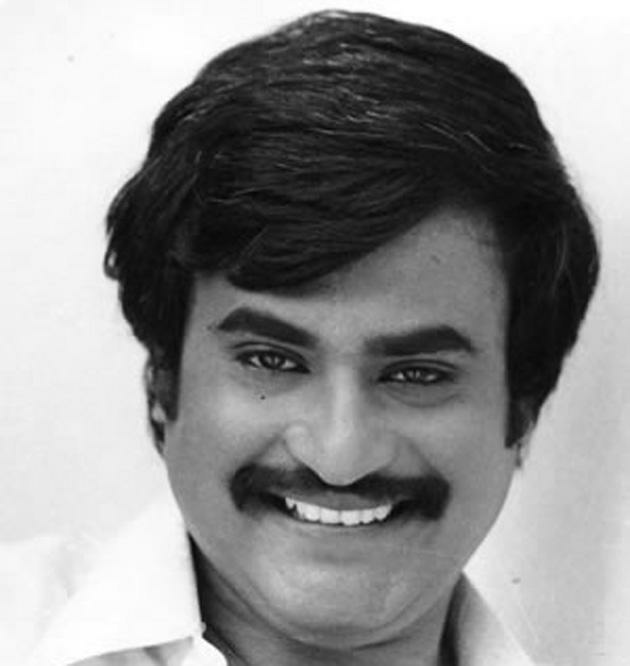
#> input picture robotics_source/motion_planning/ARTPARK-lablet/python_notebooks/python_basics1/misc/rajnikant.png, 630 x 666 px
$ jupyter execute Numpy_Examples.ipynb   (shell and % lines are left out)
#> lines starting #> are read from the running program, lines starting #| are printed output that depends on the picture
## **Numerical Python**

Numpy is one of the important packages for numerical computation designed for efficiency to work on large data sets. In this workbook we shall explore its features through some examples

#### 1. Intializing Matrices

A n-dimensional arrays are the most frequently used objects in machine learning. Numpy is tailor-made to perform efficient operations on such arrays.

[cell 1]
# Create vector
import numpy as np
mat = np.array([1, 2, 3, 4, 5, 6])

[cell 2]
mat.shape

[cell 3]
mat = np.array([[1,2,3],
                [2,4,6]])

[cell 4]
mat.shape

**In-class exercise**. Create a 5x4 numpy array where the ith row and jth col has the entry i+j.

[cell 5]
t=np.ones((5,4))
s=np.array([1,2,3,4])*t
s

#### 2. Matrix generation

[cell 6]
#Identity matrix
np.identity(3)

[cell 7]
#ones matrix
ones_m=np.ones([3,2]) #feed a tuple/list to get multidimension matrix
print(ones_m,"\nShape:",ones_m.shape)

[cell 8]
#transpose
ones_transpose = ones_m.T
print(ones_transpose,"\nShape:",ones_transpose.shape)

[cell 9]
#reshape
ones_reshape = ones_m.reshape(1,6)
print(ones_reshape,"Shape:",ones_reshape.shape)

[cell 10]
#zeros matrix
np.zeros((3,4))

#### 2. Indexing

[cell 11]
# Create an array of grand slam information
Players = ['Roger Federer', 'Margaret Court', 'Rafael Nadal', 'Serena Williams', 'Pete Sampras', 'Steffi Graf', 'Novak Djokovic']
Titles = [20, 24,17, 23,15, 22,14]
Finals = [30, 29,25, 29,24,31, 19]

[cell 12]
grand_slam = np.array([Players,Titles,Finals])

[cell 13]
grand_slam[0:2,0:1]

**In-class exercise**. Notice that the names of men and women alternate. Index the matrix in such a way that only the info for men is printed.

[cell 14]
grand_slam[:,::2]

####  3. Dice rolling simulation

Simulate the process of rolling a 6 faced die 10 times and find the probability of getting a number that is divisible by 3.

[cell 15]
import numpy as np #Import the python package
trials = 10
draws = np.random.randint(1,7,trials) # Generate 10 random integers in the range 1-6
even_number_probability = draws[draws%2==0] #filter the array for even numbers
print(even_number_probability.size/trials)

**In-class exercise**. Solve the problem from the selection test using simulation: Two six-faced dice are rolled. Find the probability that their faces sum to 4.

[cell 16]
import numpy as np #Import the python package
trials = 1000
draws = np.random.randint(1,7,(2,trials)) # Generate 10 random integers in the range 1-6
even_number_probability = sum(draws.sum(axis=0)==4)#filter the array for even numbers
print(even_number_probability/trials)

[cell 17]
even_number_probability

#### 4. Reading CSV files: Economic factors

Consider the following sample data on a quarterly basis on Indian economy sampled from RBI database containing Gross Value added, Forex, Borrowings for the period 2016 - Q1 2018.
Find the correlation among different indicators.

[cell 18]
import numpy as np

f=open('./misc/economy_data.csv')
#> (reads robotics_source/motion_planning/ARTPARK-lablet/python_notebooks/python_basics1/misc/economy_data.csv from the repository)
data = f.read().split('\n')
for content in data[:-1]:
    print("{0:>9s}  {1:9s} {2:7s} {3:10s} {4:4s}".format(*(content.split(','))))

[cell 19]
#read data into numpy array
#skip the header and 1st column
data_np = np.genfromtxt('./misc/economy_data.csv',delimiter=",",skip_header=1,usecols=[1,2,3,4],dtype="float32") #
print("Data shape:",data_np.shape, ", Data size:",data_np.size, ", Data type:",data_np.dtype)

[cell 20]
gva = data_np[:,0] #select all rows from 1st column
forex = data_np[:,1]
borrowing = data_np[:,2]
cpi = data_np[:,3]
print("Corrleation coefficients forex,borrowing\n",np.corrcoef(forex,borrowing))

**In-class exercises**

(a) Get the data of forex in the Q2 of 17-18.

(b) Get the data of gva,cpi for Q3,Q4 of 16-17

(c)[Solved] Fetch rows where cpi is less than 3

[cell 21]
print("Rows:",data_np[:,-1]<3)
print("\nDataset where cpi < 3\n", data_np[data_np[:,-1]<3])

(d)[Solved] Calculate the average cpi for all the years.

[cell 22]
np.mean(cpi)

(e) Calculate the average borrowing for those quarters when CPI was greater than 5.

#### Broadcasting

When two arrays are of different shapes this describes how the arithmetic works between them.

Arrays are compatible for broadcasting when the trailing dimension match or either of them is of length 1, then the broadcasting is done over the missing dimension or length 1 dimension

[cell 23]
#When trailing dimension match
a=np.array([[1,2,3],[3,4,5]])
b=np.array([8,9,10])
print("shape of a",a.shape," shape of b",b.shape)
a+b #broadcasting on row

[cell 24]
#trailing dimension is 1
b=np.array([[10],[12]])
print("shape of a",a.shape," shape of b",b.shape)
a+b #broadcasting on column

#### Stacking operation

[cell 25]
#vertical stacking
a = np.identity(3)
b = np.array([[ 1, 2, 3],
[ 4, 5, 6],
[ 7, 8, 9]])
np.vstack((a,b))

[cell 26]
np.hstack((a,b))

[cell 27]
np.concatenate([a,b],axis=0) #same as vstack

#### 5. Image processing

We will now try to put what we have learned so far into a processing an image. \

[cell 28]
import matplotlib.image as mimg
import matplotlib.pyplot as plt
import numpy as np
img = mimg.imread('misc/rajnikant.png') # read an image
#> img is the input picture: shape (666, 630) float32; min 0.0157, max 1, mean 0.565

original_image_pixels = np.array(img,dtype='float32')  # make an numpy array
print (original_image_pixels) # Note the values are between 0 and 1
#> (printed output is left out)
plt.imshow(original_image_pixels,cmap='gray'); # use a gray scale color map

[cell 29]
#Increase contrast
contrast_enhanced_pixels = original_image_pixels*3 #increase the contrast; but some values may now be more than 1
contrast_enhanced_pixels[contrast_enhanced_pixels > 1] = 1 #clamp the values to max 1
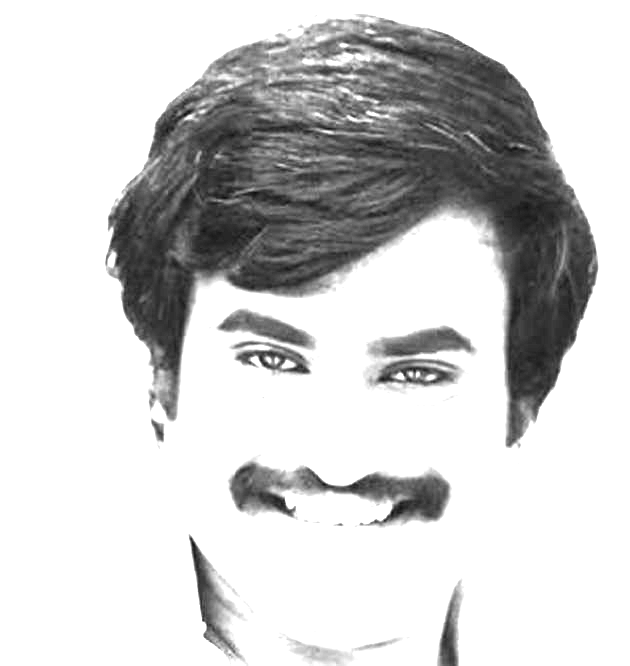
#> contrast_enhanced_pixels: shape (666, 630) float32; min 0.0471, max 1, mean 0.812
plt.imshow(contrast_enhanced_pixels,cmap='gray')
